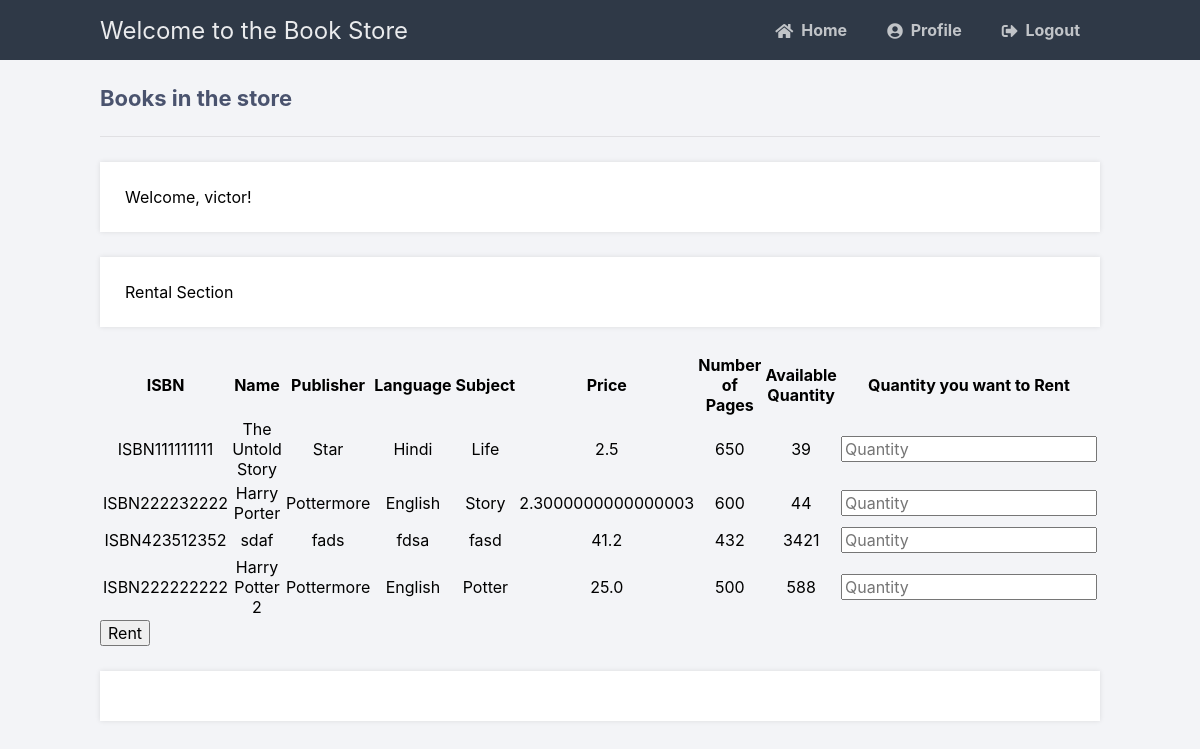
Before: /createRental (signed in) with the older database file.
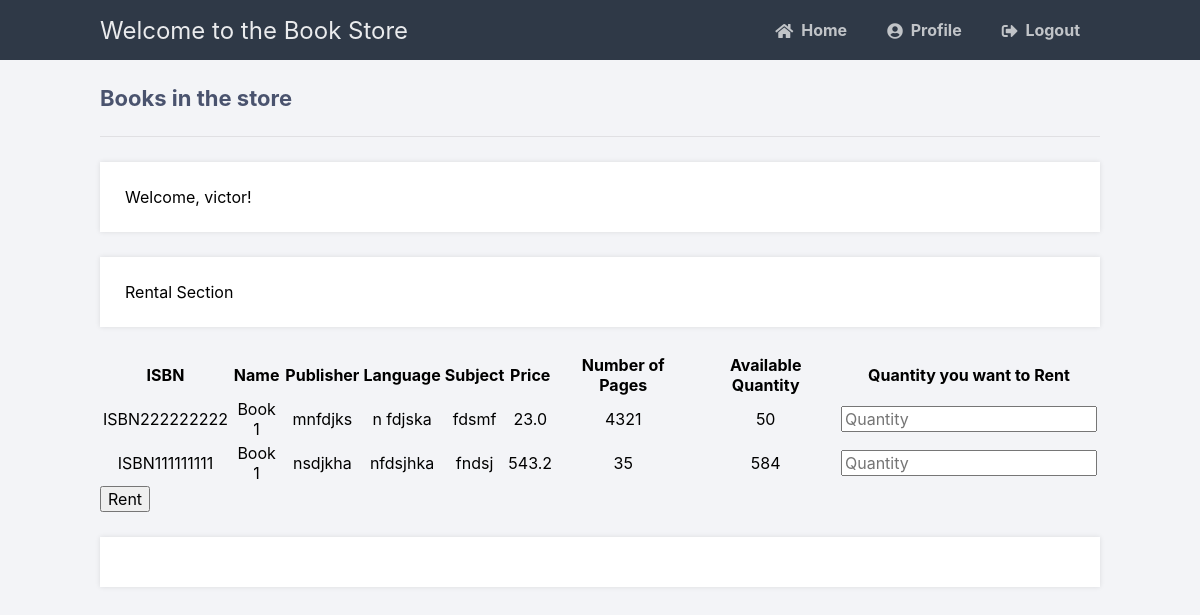
After: the same page with the newer database file.
### tables this page shows
CREATE TABLE bookData (
            ISBN TEXT PRIMARY KEY,
            name TEXT,
            language TEXT,
            publisher text,
            date DATETIME,
            stock INT,
            price float,
            subject TEXT,
            noOfPages INT
            );

### main.py (the view)
@app.route('/createRental',  methods=['GET', 'POST'])
def createRental():
    if 'loggedin' in session and session['type'] == 0:
        msg = ''
        if request.method == 'GET':
            with sql.connect("Book.db") as con:
                cursor = con.cursor()
                cursor.execute(
                    'SELECT * FROM bookData')
                book = cursor.fetchall()
                if not book:
                    msg = 'There are no books in the store!'
                else:
                    print(book)
                    return render_template('createRental.html', data=book, username=session['username'])
    return redirect(url_for('login'))

### templates/createRental.html (shortened to what this page needs)
{% extends 'layout.html' %}
{% block content %}
<h2>Books in the store</h2>
<p>Welcome, {{ username }}!</p>
<p>Rental Section</p>
<form action="{{ url_for('addToCartRental') }}" method="post" autocomplete="off">
<table>
    <thead>
      <tr>
          <th>ISBN</th>
          <th>Name</th>
          <th>Publisher</th>
          <th>Language</th>
          <th>Subject</th>
          <th>Price</th>
          <th>Number of Pages</th>
          <th>Available Quantity</th>
          <th>Quantity you want to Rent</th>
      </tr>
      </thead>
      <tbody>
       {% for item in data %}
              <tr>
                  <td style="text-align:center">{{item[0]}}</td>
                  <td style="text-align:center">{{item[1]}}</td>
                  <td style="text-align:center">{{item[3]}}</td>
                  <td style="text-align:center">{{item[2]}}</td>
                  <td style="text-align:center">{{item[7]}}</td>
                  <td style="text-align:center">{{item[6] * 0.1}}</td>
                  <td style="text-align:center">{{item[8]}}</td>
                  <td style="text-align:center">{{item[5]}}</td>
                  <td><input type="number" name="{{ item[0] }}" placeholder="Quantity" id="quantity"> </td>
                </tr>
          {% endfor %}
      </tbody>
  </table>
  <input type="submit" value="Rent">
  </form>
  <div class="msg">{{ msg }}</div>
{% endblock %}

Changed rows visible on the page:
removed bookData: ISBN "ISBN222232222", name "Harry Porter", publisher "Pottermore", language "English", subject "Story", item[6]*0.1 "2.3000000000000003", noOfPages "600", stock "44"
removed bookData: ISBN "ISBN423512352", name "sdaf", publisher "fads", language "fdsa", subject "fasd", item[6]*0.1 "41.2", noOfPages "432", stock "3421"
changed bookData "ISBN222222222": name "Harry Potter 2" → "Book 1"; publisher "Pottermore" → "mnfdjks"; language "English" → "n fdjska"; subject "Potter" → "fdsmf"; item[6]*0.1 "25.0" → "23.0"; noOfPages "500" → "4321"; stock "588" → "50"; moves up the list
changed bookData "ISBN111111111": name "The Untold Story" → "Book 1"; publisher "Star" → "nsdjkha"; language "Hindi" → "nfdsjhka"; subject "Life" → "fndsj"; item[6]*0.1 "2.5" → "543.2"; noOfPages "650" → "35"; stock "39" → "584"
